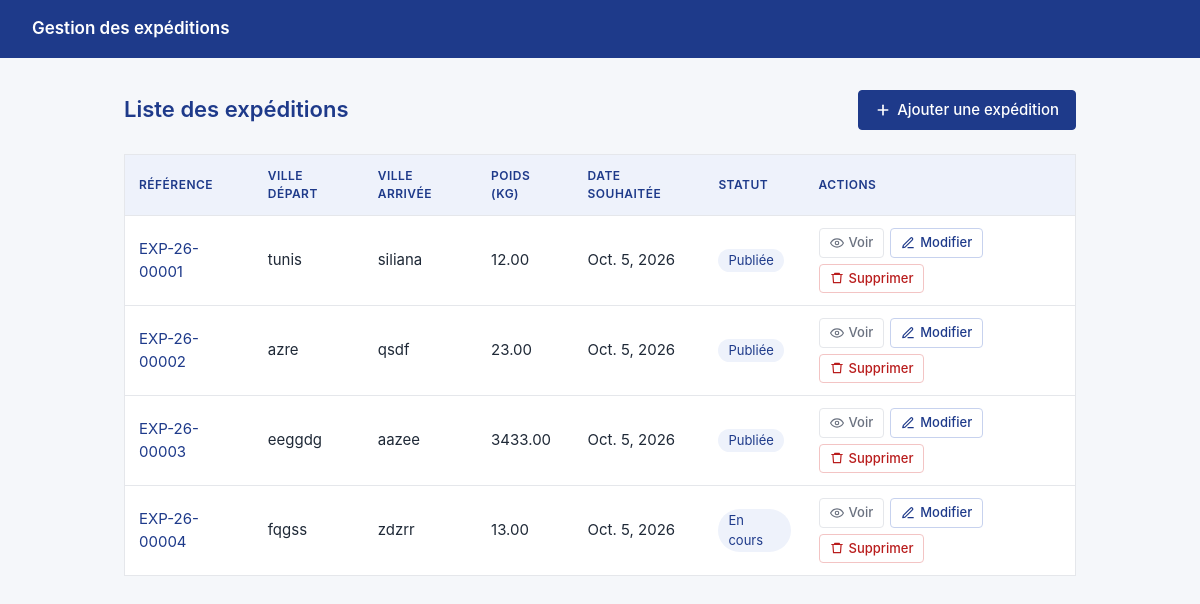
Before: /expeditions/ with the older database file.
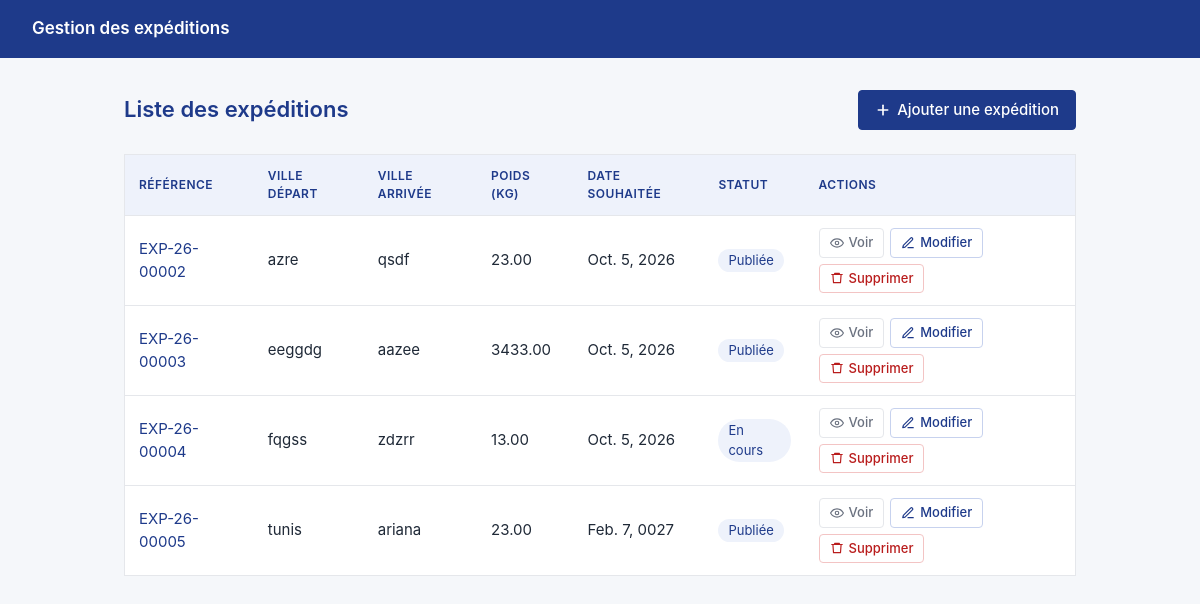
After: the same page with the newer database file.
### ExpeditionApp/models.py (models this page shows, shortened)
class Expedition(models.Model):
    reference = models.CharField(max_length=100, unique=True, blank=True)
    ville_depart = models.CharField(max_length=100)
    ville_arrivee = models.CharField(max_length=100)
    poids_kg = models.DecimalField(max_digits=10, decimal_places=2,
                                   validators=[MinValueValidator(Decimal('0.01'), "Le poids ne peut pas être nul.")])
    date_souhaitee = models.DateField()
    description = models.TextField()
    statut = models.CharField(
        max_length=20,
        choices=[
            ('publiee', 'Publiée'),
            ('attribuee', 'Attribuée'),
            ('en_cours', 'En cours'),
            ('livree', 'Livrée'),
            ('annulee', 'Annulée'),
        ],
        default='publiee'
    )
    created_at = models.DateTimeField(auto_now_add=True)
    updated_at = models.DateTimeField(auto_now=True)
    entreprise = models.ForeignKey('EntrepriseApp.Entreprise', on_delete=models.CASCADE,
                                   related_name='expeditions')

### ExpeditionApp/views.py (the view)
# urls.py: path('', Expedition_list.as_view(), name='index'),
class Expedition_list(ListView):
    model = Expedition
    template_name = 'expedition/list.html'
    context_object_name = 'liste'

### templates/expedition/list.html (shortened to what this page needs)
{% extends "base.html" %}
{% block content %}
<div class="page-header">
    <h1>Liste des expéditions</h1>
    <a class="btn btn-primary" href="{% url 'expedition:expedition_create' %}">
        <svg viewBox="0 0 24 24" aria-hidden="true"><path d="M12 5v14"/><path d="M5 12h14"/></svg>
        Ajouter une expédition
    </a>
</div>
<table>
    <thead>
        <tr>
            <th>Référence</th>
            <th>Ville départ</th>
            <th>Ville arrivée</th>
            <th>Poids (kg)</th>
            <th>Date souhaitée</th>
            <th>Statut</th>
            <th>Actions</th>
        </tr>
    </thead>
    <tbody>
        {% for expedition in liste %}
        <tr>
            <td><a href="{% url 'expedition:detail' expedition.reference %}">{{ expedition.reference }}</a></td>
            <td>{{ expedition.ville_depart }}</td>
            <td>{{ expedition.ville_arrivee }}</td>
            <td>{{ expedition.poids_kg }}</td>
            <td>{{ expedition.date_souhaitee }}</td>
            <td><span class="badge">{{ expedition.get_statut_display }}</span></td>
            <td>
                <div class="row-actions">
                    <a class="action action-view" href="{% url 'expedition:detail' expedition.reference %}" title="Voir">
                        <svg viewBox="0 0 24 24" aria-hidden="true"><path d="M1 12s4-7 11-7 11 7 11 7-4 7-11 7S1 12 1 12z"/><circle cx="12" cy="12" r="3"/></svg>
                        Voir
                    </a>
                    <a class="action action-edit" href="{% url 'expedition:expedition_update' expedition.pk %}" title="Modifier">
                        <svg viewBox="0 0 24 24" aria-hidden="true"><path d="M12 20h9"/><path d="M16.5 3.5a2.1 2.1 0 0 1 3 3L7 19l-4 1 1-4z"/></svg>
                        Modifier
                    </a>
                    <a class="action action-delete" href="{% url 'expedition:delete' expedition.reference %}" title="Supprimer">
                        <svg viewBox="0 0 24 24" aria-hidden="true"><path d="M3 6h18"/><path d="M8 6V4h8v2"/><path d="M19 6l-1 14H6L5 6"/></svg>
                        Supprimer
                    </a>
                </div>
            </td>
        </tr>
        {% empty %}
        <tr><td colspan="7" class="muted">Aucune expédition.</td></tr>
        {% endfor %}
    </tbody>
</table>
{% endblock %}

### templates/base.html (shortened to what this page needs)
<!DOCTYPE html>
<html lang="fr">
<head>
</head>
<body>
    <header><a href="{% url 'expedition:list' %}">Gestion des expéditions</a></header>
    <main>
        {% block content %}{% endblock %}
    </main>
</body>
</html>

### templates/base.html (style rules this page uses)
:root { --primary: #1e3a8a; --primary-dark: #172e6e; --primary-light: #eef2fb; --danger: #b91c1c; --text: #1f2937; --muted: #6b7280; --border: #e5e7eb; --bg: #f5f7fa; }
* { box-sizing: border-box; }
body { margin: 0; font-family: -apple-system, "Segoe UI", Roboto, Arial, sans-serif; font-size: 15px; color: var(--text); background: var(--bg); line-height: 1.5; }
header { background: var(--primary); padding: 16px 32px; }
header a { font-weight: 600; font-size: 17px; color: #fff; text-decoration: none; }
main { max-width: 1000px; margin: 32px auto; padding: 0 24px; }
h1 { font-size: 22px; font-weight: 600; margin: 0 0 24px; color: var(--primary); }
a { color: var(--primary); text-decoration: none; }
table { width: 100%; border-collapse: collapse; background: #fff; border: 1px solid var(--border); }
th, td { padding: 12px 14px; text-align: left; border-bottom: 1px solid var(--border); }
th { font-size: 12px; text-transform: uppercase; letter-spacing: .04em; color: var(--primary); font-weight: 600; background: var(--primary-light); }
.btn { display: inline-block; padding: 8px 16px; border: 1px solid var(--primary); border-radius: 4px; background: #fff; color: var(--primary); font: inherit; text-decoration: none; cursor: pointer; }
.page-header { display: flex; justify-content: space-between; align-items: center; gap: 16px; flex-wrap: wrap; margin-bottom: 24px; }
.page-header h1 { margin: 0; }
.btn-primary { display: inline-flex; align-items: center; gap: 6px; background: var(--primary); color: #fff; font-weight: 500; }
.btn-primary svg { width: 16px; height: 16px; fill: none; stroke: currentColor; stroke-width: 2.5; stroke-linecap: round; }
.badge { display: inline-block; padding: 2px 10px; border-radius: 999px; font-size: 13px; background: var(--primary-light); color: var(--primary); }
.row-actions { display: flex; gap: 6px; flex-wrap: wrap; }
.action { display: inline-flex; align-items: center; gap: 5px; padding: 4px 10px; border: 1px solid var(--border); border-radius: 4px; background: #fff; font-size: 13px; font-weight: 500; white-space: nowrap; transition: background .15s, border-color .15s; }
.action svg { width: 14px; height: 14px; fill: none; stroke: currentColor; stroke-width: 2; stroke-linecap: round; stroke-linejoin: round; }
.action-view { color: var(--muted); }
.action-edit { color: var(--primary); border-color: #c7d2ee; }
.action-delete { color: var(--danger); border-color: #f3c4c4; }

Changed rows visible on the page:
removed Expedition: reference "EXP-26-00001", ville_depart "tunis", ville_arrivee "siliana", poids_kg "12.00", date_souhaitee "Oct. 5, 2026", statut "Publiée"
added Expedition: reference "EXP-26-00005", ville_depart "tunis", ville_arrivee "ariana", poids_kg "23.00", date_souhaitee "Feb. 7, 0027", statut "Publiée"
